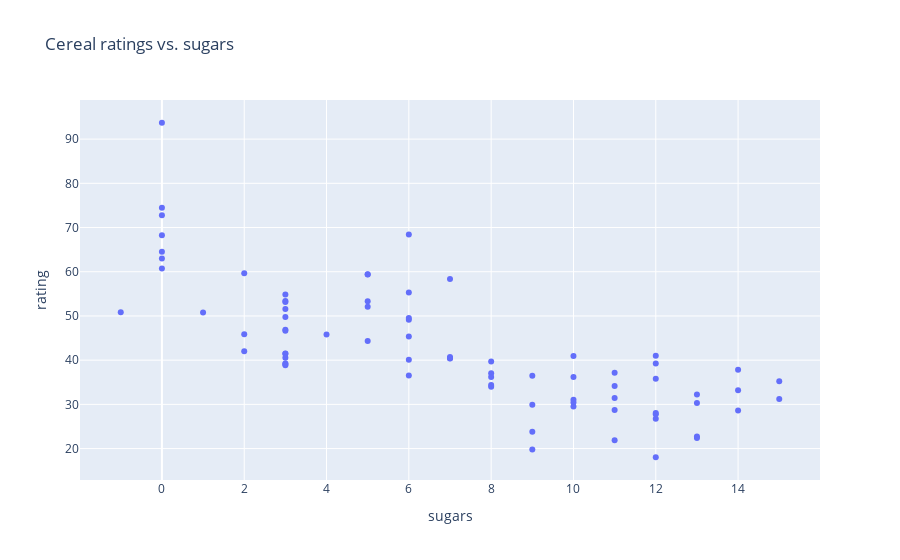

Source (notebook cell):
### Code cell
fig = px.scatter(df, x='sugars', y='rating', hover_name='name', title='Cereal ratings vs. sugars')
fig.show()

### Figure 1 — Plotly figure (JSON) as saved in the notebook; plotly's stock layout.template omitted (floating-point values rounded to 4 significant figures)
{"data": [{"hovertemplate": "<b>%{hovertext}</b><br><br>sugars=%{x}<br>rating=%{y}<extra></extra>", "hovertext": ["100% Bran", "100% Natural Bran", "All-Bran", "All-Bran with Extra Fiber", "Almond Delight", "Apple Cinnamon Cheerios", "Apple Jacks", "Basic 4", "Bran Chex", "Bran Flakes", "Cap'n'Crunch", "Cheerios", "Cinnamon Toast Crunch", "Clusters", "Cocoa Puffs", "Corn Chex", "Corn Flakes", "Corn Pops", "Count Chocula", "Cracklin' Oat Bran", "Cream of Wheat (Quick)", "Crispix", "Crispy Wheat & Raisins", "Double Chex", "Froot Loops", "Frosted Flakes", "Frosted Mini-Wheats", "Fruit & Fibre Dates, Walnuts, and Oats", "Fruitful Bran", "Fruity Pebbles", "Golden Crisp", "Golden Grahams", "Grape Nuts Flakes", "Grape-Nuts", "Great Grains Pecan", "Honey Graham Ohs", "Honey Nut Cheerios", "Honey-comb", "Just Right Crunchy  Nuggets", "Just Right Fruit & Nut", "Kix", "Life", "Lucky Charms", "Maypo", "Muesli Raisins, Dates, & Almonds", "Muesli Raisins, Peaches, & Pecans", "Mueslix Crispy Blend", "Multi-Grain Cheerios", "Nut&Honey Crunch", "Nutri-Grain Almond-Raisin", "Nutri-grain Wheat", "Oatmeal Raisin Crisp", "Post Nat. Raisin Bran", "Product 19", "Puffed Rice", "Puffed Wheat", "Quaker Oat Squares", "Quaker Oatmeal", "Raisin Bran", "Raisin Nut Bran", "Raisin Squares", "Rice Chex", "Rice Krispies", "Shredded Wheat", "Shredded Wheat 'n'Bran", "Shredded Wheat spoon size", "Smacks", "Special K", "Strawberry Fruit Wheats", "Total Corn Flakes", "Total Raisin Bran", "Total Whole Grain", "Triples", "Trix", "Wheat Chex", "Wheaties", "Wheaties Honey Gold"], "legendgroup": "", "marker": {"color": "#636efa", "symbol": "circle"}, "mode": "markers", "name": "", "orientation": "v", "showlegend": false, "type": "scatter", "x": [6, 8, 5, 0, 8, 10, 14, 8, 6, 5, 12, 1, 9, 7, 13, 3, 2, 12, 13, 7, 0, 3, 10, 5, 13, 11, 7, 10, 12, 12, 15, 9, 5, 3, 4, 11, 10, 11, 6, 9, 3, 6, 12, 3, 11, 11, 13, 6, 9, 7, 2, 10, 14, 3, 0, 0, 6, -1, 12, 8, 6, 2, 3, 0, 0, 0, 15, 3, 5, 3, 14, 3, 3, 12, 3, 3, 8], "xaxis": "x", "y": [68.4, 33.98, 59.43, 93.7, 34.38, 29.51, 33.17, 37.04, 49.12, 53.31, 18.04, 50.76, 19.82, 40.4, 22.74, 41.45, 45.86, 35.78, 22.4, 40.45, 64.53, 46.9, 36.18, 44.33, 32.21, 31.44, 58.35, 40.92, 41.02, 28.03, 35.25, 23.8, 52.08, 53.37, 45.81, 21.87, 31.07, 28.74, 36.52, 36.47, 39.24, 45.33, 26.73, 54.85, 37.14, 34.14, 30.31, 40.11, 29.92, 40.69, 59.64, 30.45, 37.84, 41.5, 60.76, 63.01, 49.51, 50.83, 39.26, 39.7, 55.33, 42, 40.56, 68.24, 74.47, 72.8, 31.23, 53.13, 59.36, 38.84, 28.59, 46.66, 39.11, 27.75, 49.79, 51.59, 36.19], "yaxis": "y"}], "layout": {"legend": {"tracegroupgap": 0}, "title": {"text": "Cereal ratings vs. sugars"}, "xaxis": {"anchor": "y", "domain": [0, 1], "title": {"text": "sugars"}}, "yaxis": {"anchor": "x", "domain": [0, 1], "title": {"text": "rating"}}}}
